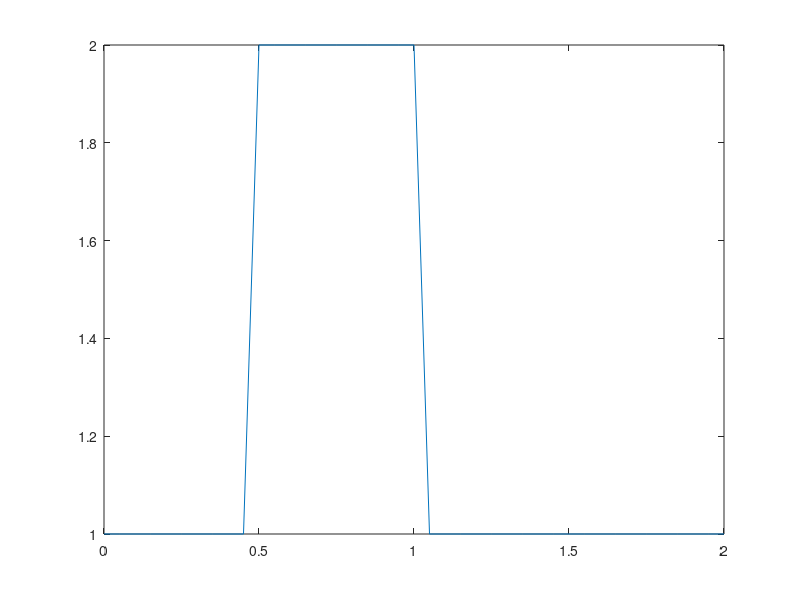

The MATLAB source for this figure:
clear; close; clc;
nx = 41; dx = 2 / (nx -1); nt = 25; dt = 0.025; c = 1; 

u = ones(1,nx)
%py.u(int(.5 / dx):int(1 / dx + 1)) == 2;
%u(11:21) = 2
u(round(0.5/dx) + 1 : round(1/dx) + 1) = 2;
%its like python, but matlab uses different indexing where is includes the
%endpoint so you have to add + 1 at the start...?
%print(u)

x = linspace(0,2,nx)
y = u
plot(x,y)
